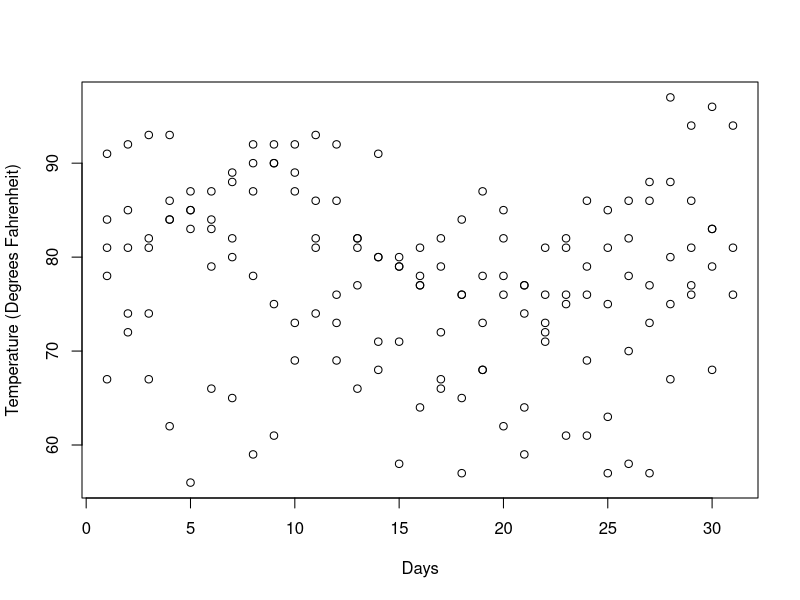

Write the R code that produced this figure.
head(airquality)

print(as.data.frame(airquality))

plot(airquality[,6], airquality[,4], xlab = "Days", ylab = "Temperature (Degrees Fahrenheit)")